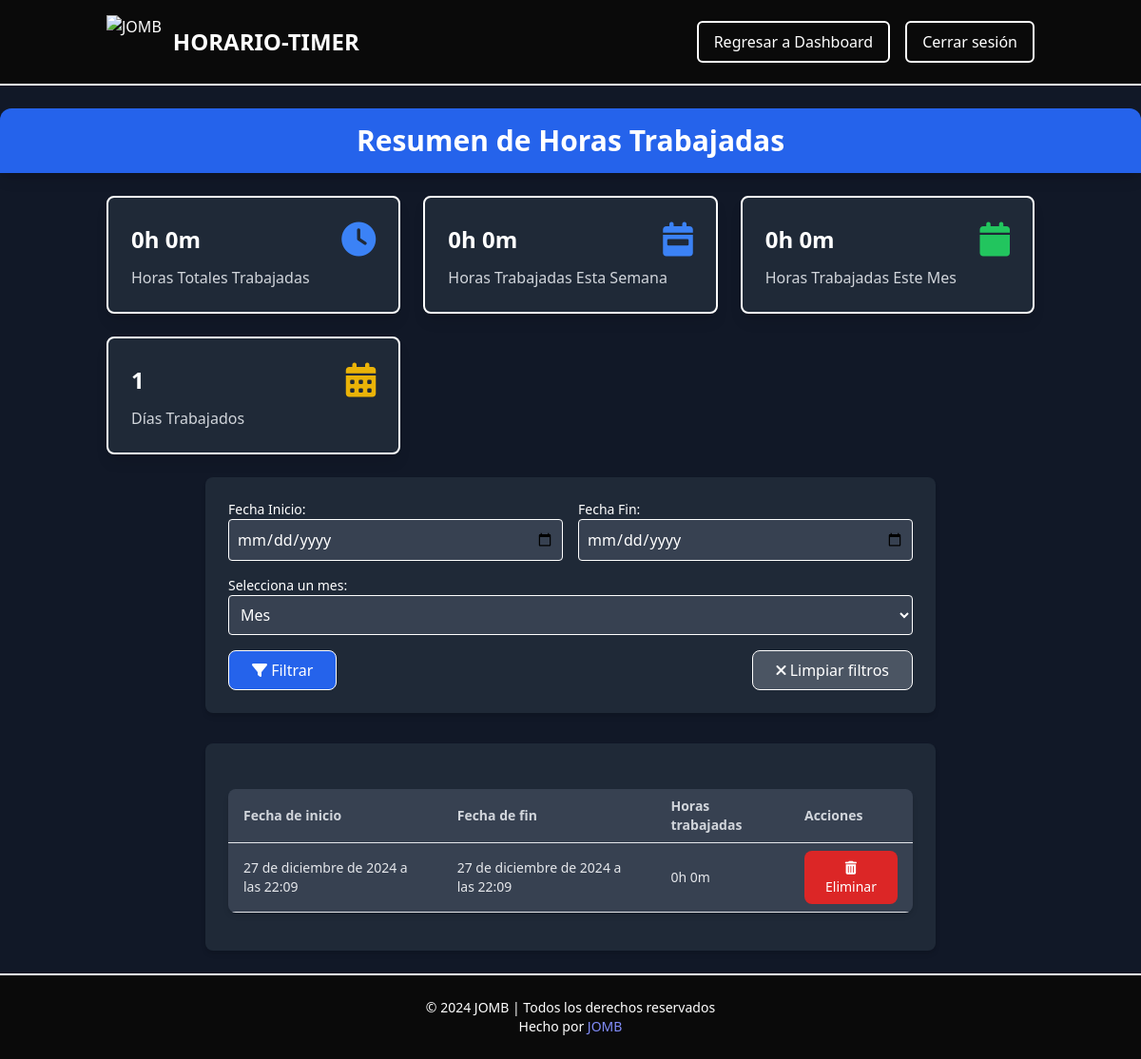
The page /dashboard/resumen/ (signed in) on the database its author committed.
### registro/models.py (models this page shows, shortened)
class RegistroHora(models.Model):
    usuario = models.ForeignKey(User, on_delete=models.CASCADE)
    hora_inicio = models.DateTimeField(null=True, blank=True)
    hora_fin = models.DateTimeField(null=True, blank=True)

### registro/views.py (the view)
# urls.py: path('resumen/', views.resumen, name='resumen'),  # Resumen de jornadas
@login_required
def resumen(request):
    from datetime import timedelta, date
    fecha_inicio = request.GET.get('fecha_inicio')
    fecha_fin = request.GET.get('fecha_fin')
    mes = request.GET.get('mes')
    if fecha_inicio:
        try:
            fecha_inicio = datetime.strptime(fecha_inicio, '%Y-%m-%d').date()
        except ValueError:
            fecha_inicio = None
    if fecha_fin:
        try:
            fecha_fin = datetime.strptime(fecha_fin, '%Y-%m-%d').date()
        except ValueError:
            fecha_fin = None
    registros = RegistroHora.objects.filter(usuario=request.user)
    if fecha_inicio and fecha_fin:
        registros = registros.filter(hora_inicio__date__gte=fecha_inicio, hora_fin__date__lte=fecha_fin)
    elif fecha_inicio:
        registros = registros.filter(hora_inicio__date__gte=fecha_inicio)
    elif fecha_fin:
        registros = registros.filter(hora_fin__date__lte=fecha_fin)
    if mes:
        registros = registros.filter(hora_inicio__month=int(mes))
    no_registros = not registros.exists()
    total_horas_trabajadas = timedelta()
    dias_trabajados = set()
    registros_con_horas = []
    hoy = date.today()
    inicio_semana = hoy - timedelta(days=hoy.weekday())
    inicio_mes = hoy.replace(day=1)
    horas_esta_semana = timedelta()
    horas_este_mes = timedelta()
    for registro in registros:
        if registro.hora_fin:
            horas_trabajadas = registro.hora_fin - registro.hora_inicio
            total_horas_trabajadas += horas_trabajadas
            dias_trabajados.add(registro.hora_inicio.date())
            if registro.hora_inicio.date() >= inicio_semana:
                horas_esta_semana += horas_trabajadas
            if registro.hora_inicio.date() >= inicio_mes:
                horas_este_mes += horas_trabajadas
        else:
            horas_trabajadas = timedelta()
        horas, remainder = divmod(horas_trabajadas.total_seconds(), 3600)
        minutos, _ = divmod(remainder, 60)
        horas_trabajadas_formateadas = f"{int(horas)}h {int(minutos)}m"
        registros_con_horas.append({
            'registro': registro,
            'horas_trabajadas': horas_trabajadas_formateadas
        })
    def format_timedelta(td):
        horas, remainder = divmod(td.total_seconds(), 3600)
        minutos, _ = divmod(remainder, 60)
        return f"{int(horas)}h {int(minutos)}m"
    paginator = Paginator(registros_con_horas, 10)  # 10 resultados por página
    page_number = request.GET.get('page')
    page_obj = paginator.get_page(page_number)
    meses = [
        {'numero': i, 'nombre': nombre} for i, nombre in enumerate([
            'Enero', 'Febrero', 'Marzo', 'Abril', 'Mayo', 'Junio',
            'Julio', 'Agosto', 'Septiembre', 'Octubre', 'Noviembre', 'Diciembre'
        ], start=1)
    ]
    return render(request, 'registro/resumen.html', {
        'page_obj': page_obj if not no_registros else None,
        'total_horas_trabajadas': format_timedelta(total_horas_trabajadas) if not no_registros else "0h 0m",
        'dias_trabajados': len(dias_trabajados) if not no_registros else 0,
        'horas_esta_semana': format_timedelta(horas_esta_semana) if not no_registros else "0h 0m",
        'horas_este_mes': format_timedelta(horas_este_mes) if not no_registros else "0h 0m",
        'fecha_inicio': fecha_inicio,
        'fecha_fin': fecha_fin,
        'meses': meses,
        'mes': mes,
        'no_registros': no_registros
    })

### templates/registro/resumen.html (shortened to what this page needs)
<!DOCTYPE html>
<html lang="es">
<head>
    <link href="https://cdn.jsdelivr.net/npm/tailwindcss@2.2.16/dist/tailwind.min.css" rel="stylesheet">
    <script src="https://cdn.tailwindcss.com"></script>
    <link href="https://cdnjs.cloudflare.com/ajax/libs/font-awesome/6.0.0-beta3/css/all.min.css" rel="stylesheet">
</head>
<body class="bg-gray-900 text-white">
    <nav class="bg-neutral-950 border-b-2 border-white">
        <div class="container mx-auto flex items-center justify-between px-6 py-4">
            <div class="flex items-center">
                <img class="h-14 w-auto" src="https://jhojanomb.github.io/JOMB/img/JOMB.png" alt="JOMB">
                <span class="ml-3 text-2xl font-bold text-white">HORARIO-TIMER</span>
            </div>
            <div class="flex items-center space-x-4">
                <a href="{% url 'dashboard' %}" class="text-white border-2 border-white hover:border-indigo-500 hover:bg-indigo-500 px-4 py-2 rounded-md transition duration-200">
                    Regresar a Dashboard
                </a>
                <form method="POST" action="{% url 'logout' %}" class="inline-block">
                    <button type="submit" class="text-white border-2 border-white hover:border-red-500 hover:bg-red-500 px-4 py-2 rounded-md transition duration-200">
                        Cerrar sesión
                    </button>
                </form>
            </div>
        </div>
    </nav>
    <div class="bg-blue-600 text-center py-4 rounded-t-xl shadow-lg mt-6">
        <h2 class="text-3xl font-bold">Resumen de Horas Trabajadas</h2>
    </div>
    <div class="container mx-auto mt-6 grid grid-cols-1 md:grid-cols-3 gap-6 px-6">
        <div class="bg-gray-800 p-6 rounded-lg shadow-lg border-2 border-white">
            <div class="flex items-center justify-between">
                <span class="text-2xl font-bold">{{ total_horas_trabajadas }}</span>
                <i class="fas fa-clock text-4xl text-blue-500"></i>
            </div>
            <p class="mt-2 text-gray-300">Horas Totales Trabajadas</p>
        </div>
        <div class="bg-gray-800 p-6 rounded-lg shadow-lg border-2 border-white">
            <div class="flex items-center justify-between">
                <span class="text-2xl font-bold">{{ horas_esta_semana }}</span>
                <i class="fas fa-calendar-week text-4xl text-blue-500"></i>
            </div>
            <p class="mt-2 text-gray-300">Horas Trabajadas Esta Semana</p>
        </div>
        <div class="bg-gray-800 p-6 rounded-lg shadow-lg border-2 border-white">
            <div class="flex items-center justify-between">
                <span class="text-2xl font-bold">{{ horas_este_mes }}</span>
                <i class="fas fa-calendar text-4xl text-green-500"></i>
            </div>
            <p class="mt-2 text-gray-300">Horas Trabajadas Este Mes</p>
        </div>
        <div class="bg-gray-800 p-6 rounded-lg shadow-lg border-2 border-white">
            <div class="flex items-center justify-between">
                <span class="text-2xl font-bold">{{ dias_trabajados }}</span>
                <i class="fas fa-calendar-alt text-4xl text-yellow-500"></i>
            </div>
            <p class="mt-2 text-gray-300">Días Trabajados</p>
        </div>
    </div>
    <div class="max-w-3xl mx-auto mt-6 bg-gray-800 p-6 rounded-lg shadow-md">
        <form method="GET" action="{% url 'resumen' %}">
            <div class="grid grid-cols-2 gap-4">
                <div>
                    <label for="fecha_inicio" class="block text-sm">Fecha Inicio:</label>
                    <input type="date" id="fecha_inicio" name="fecha_inicio" value="{{ fecha_inicio }}"
                           class="w-full bg-gray-700 text-white p-2 rounded border border-white focus:outline-none focus:ring-2 focus:ring-blue-500">
                </div>
                <div>
                    <label for="fecha_fin" class="block text-sm">Fecha Fin:</label>
                    <input type="date" id="fecha_fin" name="fecha_fin" value="{{ fecha_fin }}"
                           class="w-full bg-gray-700 text-white p-2 rounded border border-white focus:outline-none focus:ring-2 focus:ring-blue-500">
                </div>
            </div>
            <div class="mt-4">
                <label for="mes" class="block text-sm">Selecciona un mes:</label>
                <select id="mes" name="mes" class="w-full bg-gray-700 text-white p-2 rounded border border-white focus:outline-none focus:ring-2 focus:ring-blue-500">
                    <option value="">Mes</option>
                </select>
            </div>
            <div class="mt-4 text-center flex justify-between">
                <button type="submit" class="bg-blue-600 text-white px-6 py-2 rounded-lg border border-white hover:bg-blue-700 transition duration-300">
                    <i class="fas fa-filter"></i> Filtrar
                </button>
                <a href="{% url 'resumen' %}" class="bg-gray-600 text-white px-6 py-2 rounded-lg border border-white hover:bg-gray-700 transition duration-300">
                    <i class="fas fa-times"></i> Limpiar filtros
                </a>
            </div>
        </form>
    </div>
    <div class="max-w-3xl mx-auto mt-8 bg-gray-800 p-6 rounded-lg shadow-md">
        {% if no_registros %}
            <p class="text-red-500 text-lg text-center">No hay registros para este filtro. No trabajaste en este período.</p>
        {% else %}
            <table class="table-auto w-full border-collapse bg-gray-700 rounded-lg overflow-hidden shadow-md mt-6">
                <thead>
                    <tr class="text-left text-sm text-gray-300">
                        <th class="px-4 py-2">Fecha de inicio</th>
                        <th class="px-4 py-2">Fecha de fin</th>
                        <th class="px-4 py-2">Horas trabajadas</th>
                        <th class="px-4 py-2">Acciones</th>
                    </tr>
                </thead>
                <tbody class="text-sm text-gray-200">
                    {% for item in page_obj %}
                        <tr class="border-t border-b hover:bg-gray-600 transition duration-200">
                            <td class="px-4 py-2">{{ item.registro.hora_inicio }}</td>
                            <td class="px-4 py-2">{{ item.registro.hora_fin }}</td>
                            <td class="px-4 py-2">{{ item.horas_trabajadas }}</td>
                            <td class="px-4 py-2 text-center">
                                <button
                                    type="button"
                                    onclick="confirmarEliminacion({{ item.registro.id }})"
                                    class="bg-red-600 text-white px-4 py-2 rounded-lg hover:bg-red-700 transition duration-300">
                                    <i class="fas fa-trash-alt"></i> Eliminar
                                </button>
                            </td>
                        </tr>
                    {% endfor %}
                </tbody>
            </table>
        {% endif %}
    </div>
    <footer class="bg-neutral-950 text-center py-6 mt-6 border-t-2 border-white">
        <p class="text-sm">© 2024 JOMB | Todos los derechos reservados</p>
        <p class="text-sm">Hecho por <a href="https://jhojanomb.github.io/JOMB/" target="_blank" class="text-indigo-400 hover:underline">JOMB</a></p>
    </footer>
</body>
</html>

### rows shown on the page
RegistroHora: registro.hora_inicio "27 de diciembre de 2024 a las 22:09", registro.hora_fin "27 de diciembre de 2024 a las 22:09", horas_trabajadas "0h 0m"

### other values the page prints
{{ total_horas_trabajadas }} "0h 0m"
{{ horas_esta_semana }} "0h 0m"
{{ horas_este_mes }} "0h 0m"
{{ dias_trabajados }} "1"
